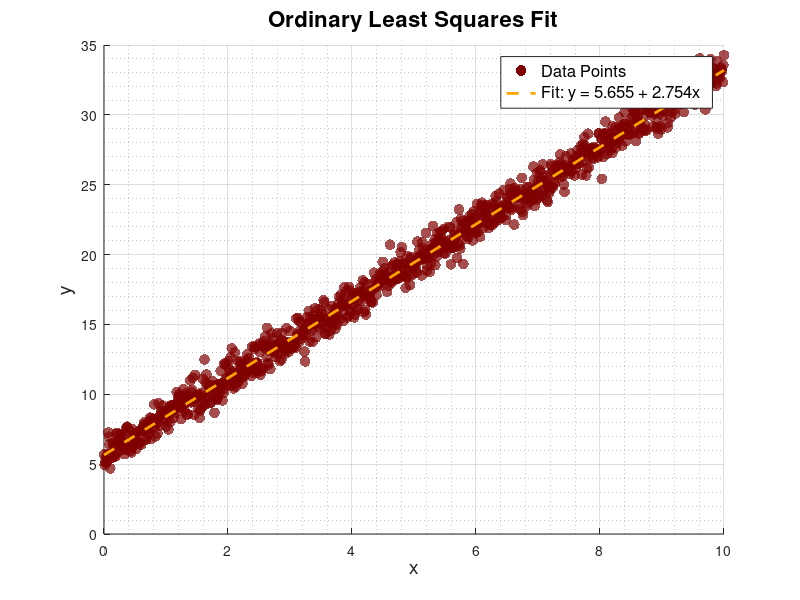

Recreate this plot in MATLAB. (Note: this script raises an error after producing the figure.)
% Part 1: Ordinary Least Squares (unchanged)

% Load the data from the text file into an array
data = load('3060309_MDC1.txt');    % read two‑column data (x,y)
x = data(:,1);                      % extract x values
y = data(:,2);                      % extract y values
n = length(x);                      % count data points

% Compute the sample means of x and y
x_bar = mean(x);                    % mean of x
y_bar = mean(y);                    % mean of y

% Compute sums of squared and cross deviations
S_xx = sum((x - x_bar).^2);         % Σ(x - x̄)²
S_xy = sum((x - x_bar) .* (y - y_bar)); % Σ(x - x̄)(y - ȳ)

% Calculate the OLS slope and intercept estimators
b_hat = S_xy / S_xx;                % slope = S_xy / S_xx
a_hat = y_bar - b_hat * x_bar;      % intercept = ȳ - b̂ x̄

% Compute residuals and estimate noise variance
res = y - (a_hat + b_hat * x);      % residuals y - (a + b x)
SSR = sum(res.^2);                  % Σ residual²
sigma2_hat = SSR / (n - 2);         % SSR/(n-2)

% Variance and covariance of estimators
var_b = sigma2_hat / S_xx;                          % σ²/S_xx
var_a = sigma2_hat * (1/n + x_bar^2 / S_xx);        % σ²(1/n + x̄²/S_xx)
cov_ab = -x_bar * sigma2_hat / S_xx;                % -x̄ σ²/S_xx
se_a = sqrt(var_a);                                 % √var_a
se_b = sqrt(var_b);                                 % √var_b

% Print the key OLS results
fprintf('Number of data points: %d\n', n);
fprintf('Estimated slope (b): %.5f\n', b_hat);
fprintf('Estimated intercept (a): %.5f\n', a_hat);
fprintf('Estimated noise variance (σ²): %.5f\n', sigma2_hat);
fprintf('Standard error of a: %.5f\n', se_a);
fprintf('Standard error of b: %.5f\n', se_b);
fprintf('Covariance of (a, b): %.5f\n', cov_ab);

% Plot data and fitted line
figure('Position',[100 100 800 600]);
scatter(x, y, 60, 'MarkerFaceColor',[0.5 0 0], 'MarkerEdgeColor','none','MarkerFaceAlpha',0.7);
hold on;
x_line = [min(x), max(x)];                             % endpoints for line
y_line = a_hat + b_hat * x_line;                       % y = a + b x
plot(x_line, y_line, '--', 'LineWidth',2, 'Color',[1 0.647 0]);
hold off;
xlabel('x','FontSize',14);
ylabel('y','FontSize',14);
title('Ordinary Least Squares Fit','FontSize',16);
legend('Data Points', sprintf('Fit: y = %.3f + %.3fx', a_hat, b_hat),'FontSize',12);
grid on;
grid minor;


%% Part 2: Grid search and χ² contours

% helper for constant errors
sigma = ones_like(y);              % constant errors array
N = length(x);                     % data count

% 2. Manual least‑squares estimates for a0 (slope) and b0 (intercept)
x_mean = mean(x);                  
y_mean = mean(y);
Sxx = sum((x - x_mean).^2);
Sxy = sum((x - x_mean) .* (y - y_mean));
a0 = Sxy / Sxx;                    % slope estimate
b0 = y_mean - a0 * x_mean;         % intercept estimate

% residual variance & parameter uncertainties
resid = y - (a0 * x + b0);
chi2_ls = sum((resid ./ sigma).^2);
sigma2_resid = chi2_ls / (N - 2);
sigma_a = sqrt(sigma2_resid / Sxx);
sigma_b = sqrt(sigma2_resid * (1/N + x_mean^2 / Sxx));

% 3. Build (a,b) grid ±3σ around LS solution
n_a = 200; n_b = 200;
a_vals = linspace(a0 - 3*sigma_a, a0 + 3*sigma_a, n_a);
b_vals = linspace(b0 - 3*sigma_b, b0 + 3*sigma_b, n_b);
[A, B] = meshgrid(a_vals, b_vals);

% 4. Compute χ² on the grid
Chi2 = zeros(size(A));
for i = 1:n_b
    for j = 1:n_a
        res_grid = y - (A(i,j) * x + B(i,j));
        Chi2(i,j) = sum((res_grid ./ sigma).^2);
    end
end

% 5. Find best‑fit and Δχ² using custom unravel_index
[chi2_min, flat_idx] = min(Chi2(:));
idx = unravel_index(flat_idx, size(Chi2));   % [row, col]
i_min = idx(1); j_min = idx(2);
a_best = A(i_min, j_min);
b_best = B(i_min, j_min);
delta_chi2 = Chi2 - chi2_min;

% 6. Compute credible‑region bounds
levels = [2.30, 6.17, 11.8];
region_ranges = zeros(numel(levels),4);
for k = 1:numel(levels)
    mask = delta_chi2 <= levels(k);
    region_ranges(k,:) = [min(A(mask)), max(A(mask)), min(B(mask)), max(B(mask))];
end

% 7. Print results
fprintf('\nBest‑fit parameters:\n');
fprintf('  a = %.5f\n', a_best);
fprintf('  b = %.5f\n', b_best);
fprintf('  χ²_min = %.3f\n\n', chi2_min);
perc = [68.3, 95.4, 99.73];
for k = 1:numel(levels)
    fprintf('%.1f%% credible region:\n', perc(k));
    fprintf('  a ∈ [%.5f, %.5f]\n', region_ranges(k,1), region_ranges(k,2));
    fprintf('  b ∈ [%.5f, %.5f]\n\n', region_ranges(k,3), region_ranges(k,4));
end

% 8. Plot Δχ² contours
figure('Position',[200 200 800 600]);
[C,h] = contour(A, B, delta_chi2, levels, 'LineWidth',1.5);
hold on;
plot(a_best, b_best, 'k+', 'DisplayName','Best‑fit');
hold off;
xlabel('a');
ylabel('b');
title('\Delta\chi^2 Contours for (a,b)');
clabel(C,h,{'68.3%','95.4%','99.73%'});
legend;


%% Part 3: Metropolis MCMC using OLS parameters

% Log‑likelihood function using σ² from the OLS stage
log_likelihood = @(a,b) -0.5 * sum((y - (a + b*x)).^2) / sigma2_hat;

% Define uniform priors ±5 around a_hat and ±3 around b_hat
a_min = a_hat - 5.0;  a_max = a_hat + 5.0;
b_min = b_hat - 3.0;  b_max = b_hat + 3.0;

% Log‑prior and log‑posterior
log_prior = @(a,b) (a>=a_min && a<=a_max && b>=b_min && b<=b_max).*0 + ~(a>=a_min && a<=a_max && b>=b_min && b<=b_max).*-Inf;
log_posterior = @(a,b) log_prior(a,b) + log_likelihood(a,b);

% MCMC hyperparameters
prop_a = 0.05; prop_b = 0.02;
steps = 40000; burn = 10000; thin = 10;

% Initialize chain
current_a = a_hat; current_b = b_hat;
current_lp = log_posterior(current_a, current_b);
chain = zeros(steps,2);
accept = 0;
rng(0);

for t = 1:steps
    cand_a = current_a + prop_a * randn;
    cand_b = current_b + prop_b * randn;
    cand_lp = log_posterior(cand_a, cand_b);
    if rand < exp(cand_lp - current_lp)
        current_a = cand_a;
        current_b = cand_b;
        current_lp = cand_lp;
        accept = accept + 1;
    end
    chain(t,:) = [current_a, current_b];
end

posterior = chain(burn+1:thin:end, :);
mean_a = mean(posterior(:,1));  mean_b = mean(posterior(:,2));
std_a  = std(posterior(:,1), 1);  std_b  = std(posterior(:,2), 1);

% Print MCMC summary
fprintf('\nMCMC results:\n');
fprintf('Acceptance rate: %.4f\n', accept/steps);
fprintf('Posterior mean a = %.5f ± %.5f\n', mean_a, std_a);
fprintf('Posterior mean b = %.5f ± %.5f\n', mean_b, std_b);

% Corner‑style plots
figure;
histogram(posterior(:,1),40,'Normalization','pdf','EdgeColor','black','LineWidth',1.2);
hold on; xline(mean_a,'--k'); hold off;
title('Posterior of parameter a');
xlabel('a'); ylabel('Probability density');

figure;
histogram(posterior(:,2),40,'Normalization','pdf','EdgeColor','black','LineWidth',1.2);
hold on; xline(mean_b,'--k'); hold off;
title('Posterior of parameter b');
xlabel('b'); ylabel('Probability density');

% Joint posterior contour
[H, xedges, yedges] = histcounts2(posterior(:,1),posterior(:,2),50,'Normalization','pdf');
xcenters = (xedges(1:end-1)+xedges(2:end))/2;
ycenters = (yedges(1:end-1)+yedges(2:end))/2;
Hsort = sort(H(:),'descend');
Hcum = cumsum(Hsort)/sum(Hsort);
level68 = Hsort(find(Hcum>=0.683,1));
level95 = Hsort(find(Hcum>=0.954,1));

figure;
contourf(xcenters, ycenters, H', [level95, level68, max(H(:))]);
hold on;
scatter(posterior(:,1), posterior(:,2), 4, 'filled','MarkerFaceAlpha',0.4);
hold off;
xlabel('a'); ylabel('b');
title('Joint posterior of a and b');


%% Local helper functions

function out = ones_like(arr)
    out = ones(size(arr));
end

function idx = unravel_index(flat_index, shape)
    % Convert a linear index into subscripts for an array of size 'shape'
    rem = flat_index - 1;
    dims = numel(shape);
    idx = zeros(1,dims);
    for k = dims:-1:1
        idx(k) = mod(rem, shape(k));
        rem = floor(rem / shape(k));
    end
    idx = idx + 1;
end
